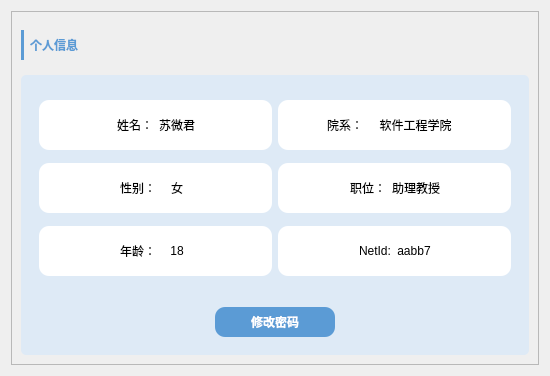
<?xml version="1.0" encoding="UTF-8"?>
<ui version="4.0">
 <class>tch_info</class>
 <widget class="QWidget" name="tch_info">
  <property name="geometry">
   <rect>
    <x>0</x>
    <y>0</y>
    <width>550</width>
    <height>376</height>
   </rect>
  </property>
  <property name="minimumSize">
   <size>
    <width>485</width>
    <height>363</height>
   </size>
  </property>
  <property name="maximumSize">
   <size>
    <width>550</width>
    <height>400</height>
   </size>
  </property>
  <property name="windowTitle">
   <string>Form</string>
  </property>
  <layout class="QVBoxLayout" name="verticalLayout">
   <item>
    <widget class="QFrame" name="frame">
     <property name="styleSheet">
      <string notr="true"/>
     </property>
     <property name="frameShape">
      <enum>QFrame::StyledPanel</enum>
     </property>
     <property name="frameShadow">
      <enum>QFrame::Raised</enum>
     </property>
     <layout class="QVBoxLayout" name="verticalLayout_2">
      <item>
       <widget class="QWidget" name="widget_3" native="true">
        <property name="sizePolicy">
         <sizepolicy hsizetype="Preferred" vsizetype="Fixed">
          <horstretch>0</horstretch>
          <verstretch>0</verstretch>
         </sizepolicy>
        </property>
        <layout class="QHBoxLayout" name="horizontalLayout_2">
         <property name="leftMargin">
          <number>0</number>
         </property>
         <item>
          <widget class="QLabel" name="label_26">
           <property name="sizePolicy">
            <sizepolicy hsizetype="Fixed" vsizetype="Fixed">
             <horstretch>0</horstretch>
             <verstretch>0</verstretch>
            </sizepolicy>
           </property>
           <property name="minimumSize">
            <size>
             <width>3</width>
             <height>30</height>
            </size>
           </property>
           <property name="maximumSize">
            <size>
             <width>3</width>
             <height>30</height>
            </size>
           </property>
           <property name="styleSheet">
            <string notr="true">background-color:rgb(91, 155, 213);</string>
           </property>
           <property name="text">
            <string/>
           </property>
          </widget>
         </item>
         <item>
          <widget class="QLabel" name="label_8">
           <property name="styleSheet">
            <string notr="true">font: 12pt &quot;Microsoft YaHei UI&quot;;
color:rgb(91, 155, 213);
font-weight:bold;</string>
           </property>
           <property name="text">
            <string>个人信息</string>
           </property>
          </widget>
         </item>
         <item>
          <spacer name="horizontalSpacer">
           <property name="orientation">
            <enum>Qt::Horizontal</enum>
           </property>
           <property name="sizeHint" stdset="0">
            <size>
             <width>356</width>
             <height>20</height>
            </size>
           </property>
          </spacer>
         </item>
        </layout>
       </widget>
      </item>
      <item>
       <widget class="QWidget" name="widget_1" native="true">
        <property name="styleSheet">
         <string notr="true">#widget_1{background-color:rgb(222, 234, 246);border-radius:5px;}</string>
        </property>
        <layout class="QVBoxLayout" name="verticalLayout_3">
         <item>
          <widget class="QWidget" name="widget" native="true">
           <layout class="QGridLayout" name="gridLayout">
            <item row="0" column="0">
             <widget class="QWidget" name="widget_2" native="true">
              <property name="sizePolicy">
               <sizepolicy hsizetype="Preferred" vsizetype="Fixed">
                <horstretch>0</horstretch>
                <verstretch>0</verstretch>
               </sizepolicy>
              </property>
              <property name="minimumSize">
               <size>
                <width>0</width>
                <height>50</height>
               </size>
              </property>
              <property name="styleSheet">
               <string notr="true">background-color: rgb(255, 255, 255);
border-radius:10px;</string>
              </property>
              <layout class="QHBoxLayout" name="horizontalLayout">
               <item>
                <spacer name="horizontalSpacer_2">
                 <property name="orientation">
                  <enum>Qt::Horizontal</enum>
                 </property>
                 <property name="sizeType">
                  <enum>QSizePolicy::Expanding</enum>
                 </property>
                 <property name="sizeHint" stdset="0">
                  <size>
                   <width>36</width>
                   <height>20</height>
                  </size>
                 </property>
                </spacer>
               </item>
               <item>
                <widget class="QLabel" name="label">
                 <property name="sizePolicy">
                  <sizepolicy hsizetype="Fixed" vsizetype="Fixed">
                   <horstretch>0</horstretch>
                   <verstretch>0</verstretch>
                  </sizepolicy>
                 </property>
                 <property name="styleSheet">
                  <string notr="true">font: 10pt &quot;Microsoft YaHei UI&quot;;</string>
                 </property>
                 <property name="text">
                  <string>姓名：</string>
                 </property>
                </widget>
               </item>
               <item>
                <widget class="QLabel" name="lbl_name">
                 <property name="sizePolicy">
                  <sizepolicy hsizetype="Preferred" vsizetype="Preferred">
                   <horstretch>0</horstretch>
                   <verstretch>0</verstretch>
                  </sizepolicy>
                 </property>
                 <property name="minimumSize">
                  <size>
                   <width>30</width>
                   <height>0</height>
                  </size>
                 </property>
                 <property name="maximumSize">
                  <size>
                   <width>100</width>
                   <height>16777215</height>
                  </size>
                 </property>
                 <property name="styleSheet">
                  <string notr="true">font: 10pt &quot;Microsoft YaHei UI&quot;;</string>
                 </property>
                 <property name="text">
                  <string>苏微君</string>
                 </property>
                 <property name="alignment">
                  <set>Qt::AlignCenter</set>
                 </property>
                </widget>
               </item>
               <item>
                <spacer name="horizontalSpacer_3">
                 <property name="orientation">
                  <enum>Qt::Horizontal</enum>
                 </property>
                 <property name="sizeType">
                  <enum>QSizePolicy::Expanding</enum>
                 </property>
                 <property name="sizeHint" stdset="0">
                  <size>
                   <width>35</width>
                   <height>20</height>
                  </size>
                 </property>
                </spacer>
               </item>
              </layout>
             </widget>
            </item>
            <item row="0" column="1">
             <widget class="QWidget" name="widget_4" native="true">
              <property name="minimumSize">
               <size>
                <width>150</width>
                <height>30</height>
               </size>
              </property>
              <property name="styleSheet">
               <string notr="true">background-color: rgb(255, 255, 255);
border-radius:10px;</string>
              </property>
              <layout class="QHBoxLayout" name="horizontalLayout_3">
               <item>
                <spacer name="horizontalSpacer_4">
                 <property name="orientation">
                  <enum>Qt::Horizontal</enum>
                 </property>
                 <property name="sizeType">
                  <enum>QSizePolicy::Preferred</enum>
                 </property>
                 <property name="sizeHint" stdset="0">
                  <size>
                   <width>40</width>
                   <height>20</height>
                  </size>
                 </property>
                </spacer>
               </item>
               <item>
                <widget class="QLabel" name="label_2">
                 <property name="sizePolicy">
                  <sizepolicy hsizetype="Fixed" vsizetype="Fixed">
                   <horstretch>0</horstretch>
                   <verstretch>0</verstretch>
                  </sizepolicy>
                 </property>
                 <property name="styleSheet">
                  <string notr="true">font: 10pt &quot;Microsoft YaHei UI&quot;;</string>
                 </property>
                 <property name="text">
                  <string>院系：</string>
                 </property>
                </widget>
               </item>
               <item>
                <widget class="QLabel" name="lbl_academy">
                 <property name="sizePolicy">
                  <sizepolicy hsizetype="Preferred" vsizetype="Preferred">
                   <horstretch>0</horstretch>
                   <verstretch>0</verstretch>
                  </sizepolicy>
                 </property>
                 <property name="minimumSize">
                  <size>
                   <width>30</width>
                   <height>0</height>
                  </size>
                 </property>
                 <property name="maximumSize">
                  <size>
                   <width>100</width>
                   <height>16777215</height>
                  </size>
                 </property>
                 <property name="styleSheet">
                  <string notr="true">font: 10pt &quot;Microsoft YaHei UI&quot;;</string>
                 </property>
                 <property name="text">
                  <string>软件工程学院</string>
                 </property>
                 <property name="alignment">
                  <set>Qt::AlignCenter</set>
                 </property>
                </widget>
               </item>
               <item>
                <spacer name="horizontalSpacer_5">
                 <property name="orientation">
                  <enum>Qt::Horizontal</enum>
                 </property>
                 <property name="sizeType">
                  <enum>QSizePolicy::Preferred</enum>
                 </property>
                 <property name="sizeHint" stdset="0">
                  <size>
                   <width>40</width>
                   <height>20</height>
                  </size>
                 </property>
                </spacer>
               </item>
              </layout>
             </widget>
            </item>
            <item row="1" column="0">
             <widget class="QWidget" name="widget_5" native="true">
              <property name="sizePolicy">
               <sizepolicy hsizetype="Preferred" vsizetype="Fixed">
                <horstretch>0</horstretch>
                <verstretch>0</verstretch>
               </sizepolicy>
              </property>
              <property name="minimumSize">
               <size>
                <width>150</width>
                <height>50</height>
               </size>
              </property>
              <property name="styleSheet">
               <string notr="true">background-color: rgb(255, 255, 255);
border-radius:10px;</string>
              </property>
              <layout class="QHBoxLayout" name="horizontalLayout_4">
               <item>
                <spacer name="horizontalSpacer_6">
                 <property name="orientation">
                  <enum>Qt::Horizontal</enum>
                 </property>
                 <property name="sizeHint" stdset="0">
                  <size>
                   <width>40</width>
                   <height>20</height>
                  </size>
                 </property>
                </spacer>
               </item>
               <item>
                <widget class="QLabel" name="label_3">
                 <property name="sizePolicy">
                  <sizepolicy hsizetype="Fixed" vsizetype="Fixed">
                   <horstretch>0</horstretch>
                   <verstretch>0</verstretch>
                  </sizepolicy>
                 </property>
                 <property name="styleSheet">
                  <string notr="true">font: 10pt &quot;Microsoft YaHei UI&quot;;</string>
                 </property>
                 <property name="text">
                  <string>性别：</string>
                 </property>
                </widget>
               </item>
               <item>
                <widget class="QLabel" name="lbl_gender">
                 <property name="sizePolicy">
                  <sizepolicy hsizetype="Preferred" vsizetype="Preferred">
                   <horstretch>0</horstretch>
                   <verstretch>0</verstretch>
                  </sizepolicy>
                 </property>
                 <property name="minimumSize">
                  <size>
                   <width>30</width>
                   <height>0</height>
                  </size>
                 </property>
                 <property name="maximumSize">
                  <size>
                   <width>100</width>
                   <height>16777215</height>
                  </size>
                 </property>
                 <property name="styleSheet">
                  <string notr="true">font: 10pt &quot;Microsoft YaHei UI&quot;;</string>
                 </property>
                 <property name="text">
                  <string>女</string>
                 </property>
                 <property name="alignment">
                  <set>Qt::AlignCenter</set>
                 </property>
                </widget>
               </item>
               <item>
                <spacer name="horizontalSpacer_7">
                 <property name="orientation">
                  <enum>Qt::Horizontal</enum>
                 </property>
                 <property name="sizeHint" stdset="0">
                  <size>
                   <width>40</width>
                   <height>20</height>
                  </size>
                 </property>
                </spacer>
               </item>
              </layout>
             </widget>
            </item>
            <item row="1" column="1">
             <widget class="QWidget" name="widget_6" native="true">
              <property name="minimumSize">
               <size>
                <width>150</width>
                <height>30</height>
               </size>
              </property>
              <property name="styleSheet">
               <string notr="true">background-color: rgb(255, 255, 255);
border-radius:10px;</string>
              </property>
              <layout class="QHBoxLayout" name="horizontalLayout_5">
               <item>
                <spacer name="horizontalSpacer_8">
                 <property name="orientation">
                  <enum>Qt::Horizontal</enum>
                 </property>
                 <property name="sizeHint" stdset="0">
                  <size>
                   <width>40</width>
                   <height>20</height>
                  </size>
                 </property>
                </spacer>
               </item>
               <item>
                <widget class="QLabel" name="label_4">
                 <property name="sizePolicy">
                  <sizepolicy hsizetype="Fixed" vsizetype="Fixed">
                   <horstretch>0</horstretch>
                   <verstretch>0</verstretch>
                  </sizepolicy>
                 </property>
                 <property name="styleSheet">
                  <string notr="true">font: 10pt &quot;Microsoft YaHei UI&quot;;</string>
                 </property>
                 <property name="text">
                  <string>职位：</string>
                 </property>
                </widget>
               </item>
               <item>
                <widget class="QLabel" name="lbl_posts">
                 <property name="sizePolicy">
                  <sizepolicy hsizetype="Preferred" vsizetype="Preferred">
                   <horstretch>0</horstretch>
                   <verstretch>0</verstretch>
                  </sizepolicy>
                 </property>
                 <property name="minimumSize">
                  <size>
                   <width>30</width>
                   <height>0</height>
                  </size>
                 </property>
                 <property name="maximumSize">
                  <size>
                   <width>100</width>
                   <height>16777215</height>
                  </size>
                 </property>
                 <property name="styleSheet">
                  <string notr="true">font: 10pt &quot;Microsoft YaHei UI&quot;;</string>
                 </property>
                 <property name="text">
                  <string>助理教授</string>
                 </property>
                 <property name="alignment">
                  <set>Qt::AlignCenter</set>
                 </property>
                </widget>
               </item>
               <item>
                <spacer name="horizontalSpacer_9">
                 <property name="orientation">
                  <enum>Qt::Horizontal</enum>
                 </property>
                 <property name="sizeHint" stdset="0">
                  <size>
                   <width>40</width>
                   <height>20</height>
                  </size>
                 </property>
                </spacer>
               </item>
              </layout>
             </widget>
            </item>
            <item row="2" column="0">
             <widget class="QWidget" name="widget_7" native="true">
              <property name="sizePolicy">
               <sizepolicy hsizetype="Preferred" vsizetype="Fixed">
                <horstretch>0</horstretch>
                <verstretch>0</verstretch>
               </sizepolicy>
              </property>
              <property name="minimumSize">
               <size>
                <width>150</width>
                <height>50</height>
               </size>
              </property>
              <property name="styleSheet">
               <string notr="true">background-color: rgb(255, 255, 255);
border-radius:10px;</string>
              </property>
              <layout class="QHBoxLayout" name="horizontalLayout_6">
               <item>
                <spacer name="horizontalSpacer_10">
                 <property name="orientation">
                  <enum>Qt::Horizontal</enum>
                 </property>
                 <property name="sizeHint" stdset="0">
                  <size>
                   <width>40</width>
                   <height>20</height>
                  </size>
                 </property>
                </spacer>
               </item>
               <item>
                <widget class="QLabel" name="label_5">
                 <property name="sizePolicy">
                  <sizepolicy hsizetype="Fixed" vsizetype="Fixed">
                   <horstretch>0</horstretch>
                   <verstretch>0</verstretch>
                  </sizepolicy>
                 </property>
                 <property name="styleSheet">
                  <string notr="true">font: 10pt &quot;Microsoft YaHei UI&quot;;</string>
                 </property>
                 <property name="text">
                  <string>年龄：</string>
                 </property>
                </widget>
               </item>
               <item>
                <widget class="QLabel" name="lbl_age">
                 <property name="sizePolicy">
                  <sizepolicy hsizetype="Preferred" vsizetype="Preferred">
                   <horstretch>0</horstretch>
                   <verstretch>0</verstretch>
                  </sizepolicy>
                 </property>
                 <property name="minimumSize">
                  <size>
                   <width>30</width>
                   <height>0</height>
                  </size>
                 </property>
                 <property name="maximumSize">
                  <size>
                   <width>100</width>
                   <height>16777215</height>
                  </size>
                 </property>
                 <property name="styleSheet">
                  <string notr="true">font: 10pt &quot;Microsoft YaHei UI&quot;;</string>
                 </property>
                 <property name="text">
                  <string>18</string>
                 </property>
                 <property name="alignment">
                  <set>Qt::AlignCenter</set>
                 </property>
                </widget>
               </item>
               <item>
                <spacer name="horizontalSpacer_11">
                 <property name="orientation">
                  <enum>Qt::Horizontal</enum>
                 </property>
                 <property name="sizeHint" stdset="0">
                  <size>
                   <width>40</width>
                   <height>20</height>
                  </size>
                 </property>
                </spacer>
               </item>
              </layout>
             </widget>
            </item>
            <item row="2" column="1">
             <widget class="QWidget" name="widget_9" native="true">
              <property name="minimumSize">
               <size>
                <width>150</width>
                <height>50</height>
               </size>
              </property>
              <property name="styleSheet">
               <string notr="true">background-color: rgb(255, 255, 255);
border-radius:10px;</string>
              </property>
              <layout class="QHBoxLayout" name="horizontalLayout_8">
               <item>
                <spacer name="horizontalSpacer_14">
                 <property name="orientation">
                  <enum>Qt::Horizontal</enum>
                 </property>
                 <property name="sizeHint" stdset="0">
                  <size>
                   <width>40</width>
                   <height>20</height>
                  </size>
                 </property>
                </spacer>
               </item>
               <item>
                <widget class="QLabel" name="label_7">
                 <property name="sizePolicy">
                  <sizepolicy hsizetype="Fixed" vsizetype="Fixed">
                   <horstretch>0</horstretch>
                   <verstretch>0</verstretch>
                  </sizepolicy>
                 </property>
                 <property name="styleSheet">
                  <string notr="true">font: 10pt &quot;Microsoft YaHei UI&quot;;</string>
                 </property>
                 <property name="text">
                  <string>NetId:</string>
                 </property>
                </widget>
               </item>
               <item>
                <widget class="QLabel" name="lbl_netid">
                 <property name="sizePolicy">
                  <sizepolicy hsizetype="Preferred" vsizetype="Preferred">
                   <horstretch>0</horstretch>
                   <verstretch>0</verstretch>
                  </sizepolicy>
                 </property>
                 <property name="minimumSize">
                  <size>
                   <width>30</width>
                   <height>0</height>
                  </size>
                 </property>
                 <property name="maximumSize">
                  <size>
                   <width>100</width>
                   <height>16777215</height>
                  </size>
                 </property>
                 <property name="styleSheet">
                  <string notr="true">font: 10pt &quot;Microsoft YaHei UI&quot;;</string>
                 </property>
                 <property name="text">
                  <string>aabb7</string>
                 </property>
                 <property name="alignment">
                  <set>Qt::AlignCenter</set>
                 </property>
                </widget>
               </item>
               <item>
                <spacer name="horizontalSpacer_15">
                 <property name="orientation">
                  <enum>Qt::Horizontal</enum>
                 </property>
                 <property name="sizeHint" stdset="0">
                  <size>
                   <width>40</width>
                   <height>20</height>
                  </size>
                 </property>
                </spacer>
               </item>
              </layout>
             </widget>
            </item>
           </layout>
          </widget>
         </item>
         <item>
          <widget class="QWidget" name="widget" native="true">
           <property name="sizePolicy">
            <sizepolicy hsizetype="Expanding" vsizetype="Fixed">
             <horstretch>0</horstretch>
             <verstretch>0</verstretch>
            </sizepolicy>
           </property>
           <layout class="QHBoxLayout" name="horizontalLayout_7">
            <item>
             <spacer name="horizontalSpacer_12">
              <property name="orientation">
               <enum>Qt::Horizontal</enum>
              </property>
              <property name="sizeHint" stdset="0">
               <size>
                <width>40</width>
                <height>20</height>
               </size>
              </property>
             </spacer>
            </item>
            <item>
             <widget class="QPushButton" name="btn_changepwd">
              <property name="sizePolicy">
               <sizepolicy hsizetype="Fixed" vsizetype="Fixed">
                <horstretch>0</horstretch>
                <verstretch>0</verstretch>
               </sizepolicy>
              </property>
              <property name="minimumSize">
               <size>
                <width>120</width>
                <height>30</height>
               </size>
              </property>
              <property name="maximumSize">
               <size>
                <width>120</width>
                <height>30</height>
               </size>
              </property>
              <property name="cursor">
               <cursorShape>OpenHandCursor</cursorShape>
              </property>
              <property name="styleSheet">
               <string notr="true">background-color:rgb(91, 155, 213);
color:rgb(255, 255, 255);
font: 11pt &quot;幼圆&quot;;
font-weight: bold;
border-radius: 10px; </string>
              </property>
              <property name="text">
               <string>修改密码</string>
              </property>
             </widget>
            </item>
            <item>
             <spacer name="horizontalSpacer_13">
              <property name="orientation">
               <enum>Qt::Horizontal</enum>
              </property>
              <property name="sizeHint" stdset="0">
               <size>
                <width>40</width>
                <height>20</height>
               </size>
              </property>
             </spacer>
            </item>
           </layout>
          </widget>
         </item>
        </layout>
       </widget>
      </item>
     </layout>
    </widget>
   </item>
  </layout>
 </widget>
 <resources/>
 <connections/>
</ui>
